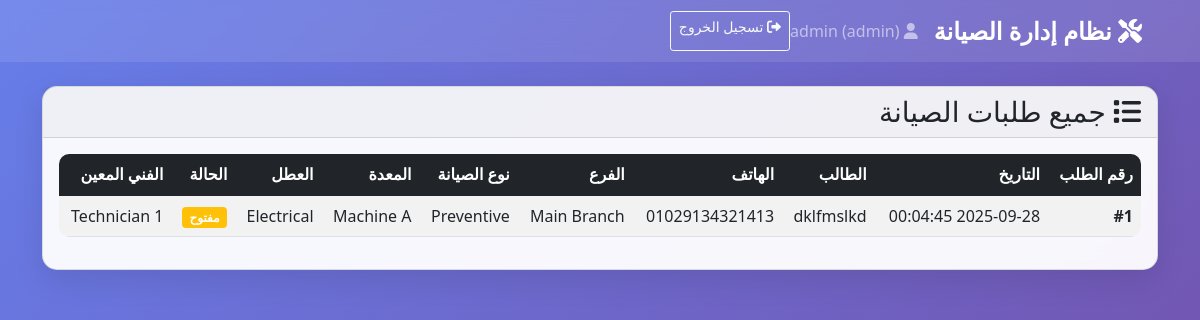
The app's page /requests (signed in), older data.
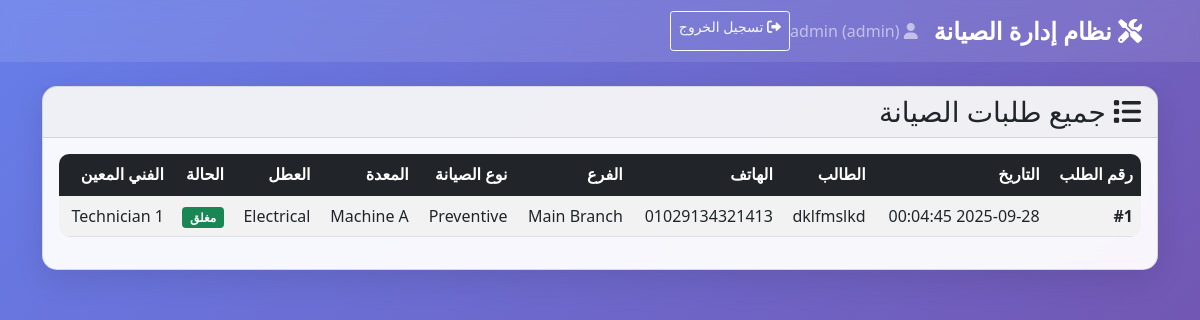
The same page, newer data.
### tables this page shows
CREATE TABLE MaintenanceRequests (
                request_id INTEGER PRIMARY KEY AUTOINCREMENT,
                request_date TEXT NOT NULL,
                requester_name TEXT NOT NULL,
                phone_number TEXT NOT NULL,
                branch TEXT NOT NULL,
                maintenance_type TEXT NOT NULL,
                equipment_name TEXT NOT NULL,
                fault_type TEXT NOT NULL,
                notes TEXT,
                assigned_technician TEXT,
                status TEXT NOT NULL DEFAULT 'open',
                start_time TEXT,
                end_time TEXT
            );

### web_app.py (the view)
@app.route('/requests')
def view_requests():
    if 'user_role' not in session:
        return redirect(url_for('login'))
    requests = get_requests()
    return render_template('requests.html', requests=requests)

### web_app.py (called while the page is built)
def execute_query(query, params=(), fetch=False, many=False):
    conn = sqlite3.connect(DB_PATH)
    cursor = conn.cursor()
    try:
        if many:
            cursor.executemany(query, params)
        else:
            cursor.execute(query, params)
        conn.commit()
        if fetch:
            return cursor.fetchall()
        return cursor.lastrowid
    except sqlite3.Error as e:
        print("DB error:", e)
        return None
    finally:
        conn.close()

def get_requests():
    return execute_query("SELECT * FROM MaintenanceRequests", fetch=True) or []

### templates/requests.html (shortened to what this page needs)
{% extends "base.html" %}
{% block content %}
<div class="card">
    <div class="card-header">
        <h3 class="card-title mb-0">
            <i class="fas fa-list"></i> جميع طلبات الصيانة
        </h3>
    </div>
    <div class="card-body">
        {% if requests %}
        <div class="table-responsive">
            <table class="table table-striped table-hover">
                <thead class="table-dark">
                    <tr>
                        <th>رقم الطلب</th>
                        <th>التاريخ</th>
                        <th>الطالب</th>
                        <th>الهاتف</th>
                        <th>الفرع</th>
                        <th>نوع الصيانة</th>
                        <th>المعدة</th>
                        <th>العطل</th>
                        <th>الحالة</th>
                        <th>الفني المعين</th>
                    </tr>
                </thead>
                <tbody>
                    {% for request in requests %}
                    <tr>
                        <td><strong>#{{ request[0] }}</strong></td>
                        <td>{{ request[1] }}</td>
                        <td>{{ request[2] }}</td>
                        <td>{{ request[3] }}</td>
                        <td>{{ request[4] }}</td>
                        <td>{{ request[5] }}</td>
                        <td>{{ request[6] }}</td>
                        <td>{{ request[7] }}</td>
                        <td>
                            {% if request[10] == 'open' %}
                                <span class="badge bg-warning">مفتوح</span>
                            {% elif request[10] == 'in_progress' %}
                                <span class="badge bg-info">قيد التنفيذ</span>
                            {% elif request[10] == 'waiting' %}
                                <span class="badge bg-secondary">انتظار</span>
                            {% elif request[10] == 'closed' %}
                                <span class="badge bg-success">مغلق</span>
                            {% else %}
                                <span class="badge bg-light text-dark">{{ request[10] }}</span>
                            {% endif %}
                        </td>
                        <td>{{ request[9] or 'غير معين' }}</td>
                    </tr>
                    {% endfor %}
                </tbody>
            </table>
        </div>
        {% endif %}
    </div>
</div>
{% endblock %}

Row changes from the older to the newer data that the page shows:
changed MaintenanceRequests "dklfmslkd": status "مفتوح" → "مغلق"
